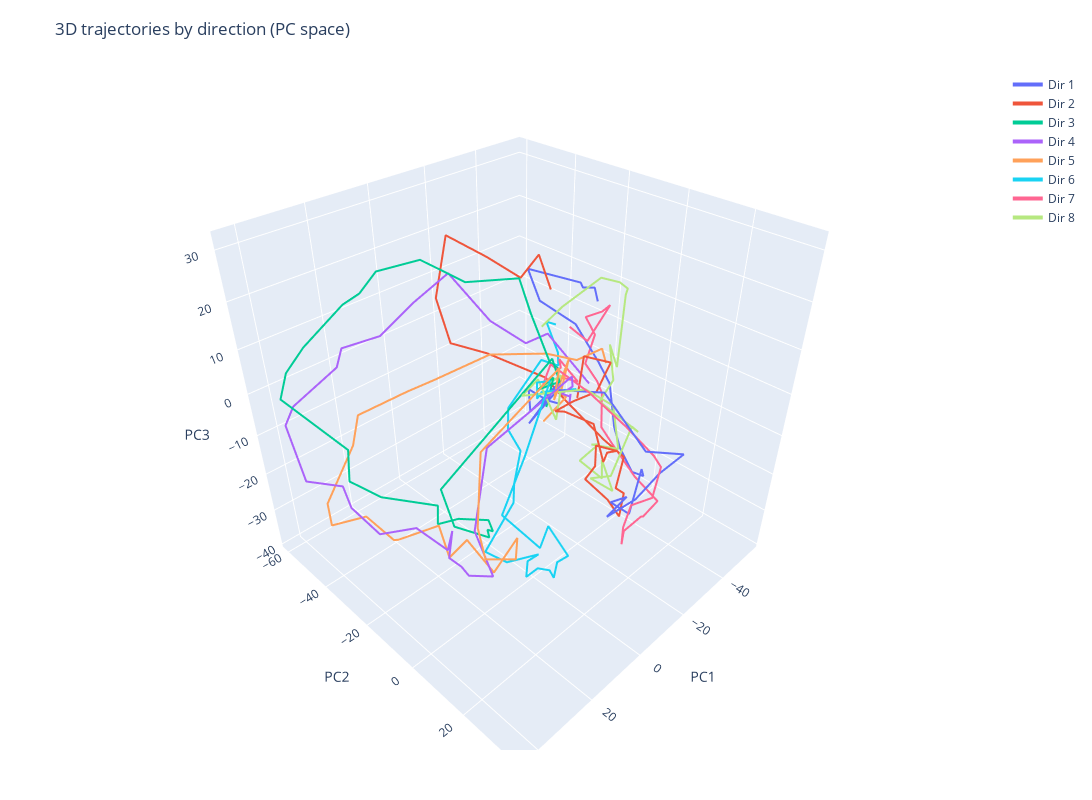

The cell this chart's notebook holds for it:
### Code cell
proj_svd = U_x[:, :3].T @ X
low_d_trajectory_svd = proj_svd.reshape(3, numTimebins, 8)

T = low_d_trajectory_svd.shape[1]
fig = go.Figure()

for ii in range(8):
    fig.add_trace(go.Scatter3d(
        x=low_d_trajectory_svd[0, :, ii],
        y=low_d_trajectory_svd[1, :, ii],
        z=low_d_trajectory_svd[2, :, ii],
        mode="lines",
        name=f"Dir {ii+1}",
        line=dict(width=4),
        customdata=np.arange(T),  # to show time index on hover
        hovertemplate="t=%{customdata}<extra>%{fullData.name}</extra>",
    ))

fig.update_layout(
    title="3D trajectories by direction (PC space)",
    width=600,   
    height=400,  
    margin=dict(l=50, r=50, t=70, b=50),
    scene=dict(
        xaxis_title="PC1",
        yaxis_title="PC2",
        zaxis_title="PC3",
        aspectmode="cube"  
    )
)
fig.show()
